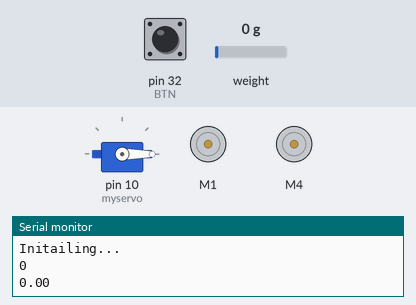
A sketch run on a simulated Arduino Mega 2560, built with avr-gcc and run on an emulated ATmega2560. Parts: servo, 2 × DC motor (green arrow = forward, orange = backward, longer = faster), the last lines printed to the serial monitor. The test bench sets the inputs (shaded band); at power-on: weight on the scale 0 g, pin 32 (BTN) HIGH.

Above: at 5.2 s.
5.3 s: weight on the scale set to 4 g
7.1 s: weight on the scale set to 7 g
At 8.0 s:
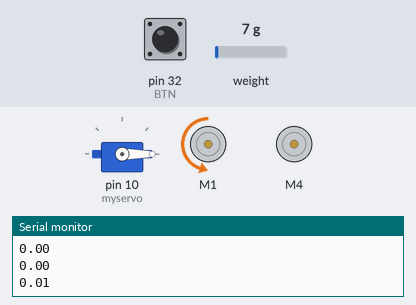
8.9 s: pin 32 (BTN) pulled LOW for 1.6 s
At 9.2 s:
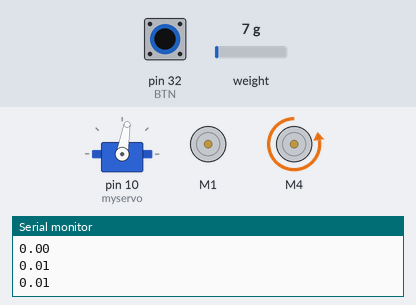
15.7 s: weight on the scale set to 179 g
18.0 s: weight on the scale set to 215 g
At 18.7 s:
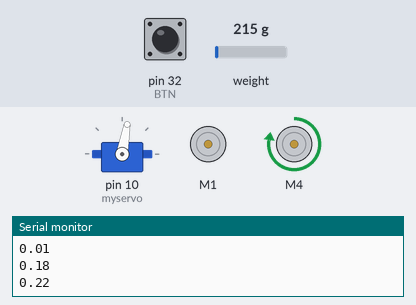
19.8 s: weight on the scale set to 100 g
At 22.4 s:
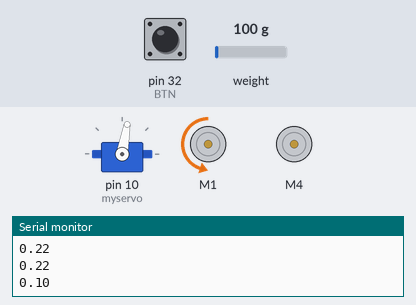
Timing chart, 0 to 23.8 s (numbered marks = the images above; inputs shaded):
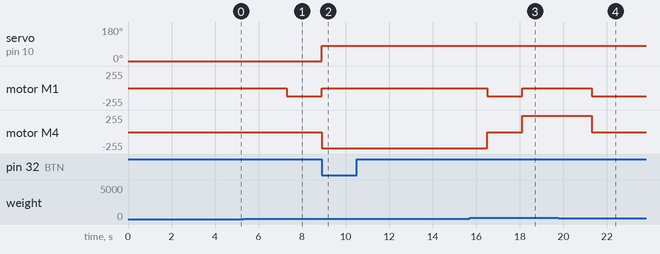

Measured:
- the behaviour switches between 5 and 6 g on weight on the scale (found by bisection; images 0 and 1)
- the behaviour switches between 200 and 201 g on weight on the scale (found by bisection; images 2 and 3)
- after the input at 7.1 s, motor M1: stopped → backward 120/255 after 0.20 s
- after the input at 8.9 s, servo on pin 10 (myservo): 0° → 80° at once; motor M1: backward 120/255 → stopped at once; motor M4: stopped → backward 244/255 at once
- after the input at 18.0 s, motor M1: backward 120/255 → stopped after 0.11 s; motor M4: stopped → forward 244/255 after 0.11 s
- after the input at 19.8 s, motor M1: stopped → backward 120/255 after 1.5 s; motor M4: forward 244/255 → stopped after 1.5 s

The sketch:

main.ino
```cpp
#include <Arduino.h>
#include <Servo.h>
#include <AFMotor.h>
#include "HX711.h"

#define LDT 30
#define LSCK 31
#define BTN 32

AF_DCMotor mymotor1(1);
AF_DCMotor mymotor2(4);
Servo myservo; // create Servo object to control a servo
HX711 myscale;

const float calibration_factor = 123790;
int sdg = 0;
float weight = 0;
unsigned fQR = 0;

void setup()
{
  Serial.begin(115200); // Serial monitor
  // Serial1.begin(9600);  // Serial communication with LILYGO T-Call

  pinMode(BTN, INPUT_PULLUP);

  myservo.attach(10);
  myservo.write(sdg);

  mymotor1.setSpeed(120);
  mymotor1.run(RELEASE);

  mymotor2.setSpeed(500);
  mymotor2.run(RELEASE);

  delay(2000);
  Serial.println("Initailing...");

  myscale.begin(LDT, LSCK);
  myscale.set_scale(calibration_factor);
  myscale.tare();

  long zero_factor = myscale.read_average();
  Serial.println(zero_factor);
}

void loop()
{
  // if (Serial1.available())
  // {
  //   String data = Serial1.readStringUntil('\n');
  //   Serial.println("Received from LILYGO: " + data);
  // }

  // // If you want to send data to LILYGO
  // if (Serial.available())
  // {
  //   String data = Serial.readStringUntil('\n');
  //   Serial1.println(data);
  // }

  // mymotor.run(FORWARD);
  // for (int i = 0; i < 255; i++)
  // {
  //   mymotor.setSpeed(i);
  //   delay(10);
  // }

  // if (sdg <= 0)
  // {
  //     sdg = 80;
  //     myservo.write(sdg);
  //     delay(1000);
  // }

  // if (sdg <= 80)
  // {
  //   sdg = 0;
  //   myservo.write(sdg);
  //   delay(1000);
  // }

  weight = myscale.get_units();
  int btnP = digitalRead(BTN);
  Serial.println(weight);
  if (btnP == 1 && weight > 0.005 && weight <= 0.2)
  {
    mymotor1.run(BACKWARD);
    mymotor2.run(RELEASE);
  }
  else if (btnP == 0 && weight > 0.0009 && weight <= 0.2)
  {
    mymotor1.run(RELEASE);
    mymotor2.run(BACKWARD);
    sdg = 80;
    myservo.write(sdg);
    delay(6000);
    // mymotor2.run(RELEASE);
    // sdg = 0;
    // myservo.write(sdg);
  }
  else if (weight > 0.2 && btnP == 1)
  {
    sdg = 80;
    myservo.write(sdg);
    mymotor1.run(RELEASE);
    mymotor2.run(FORWARD);
  }
  else // if (weight <= 0)
  {
    mymotor1.run(RELEASE);
    mymotor2.run(RELEASE);
    if (sdg == 80)
    {
      sdg = 0;
      myservo.write(sdg);
    }
  }

  delay(1500);
}
```
